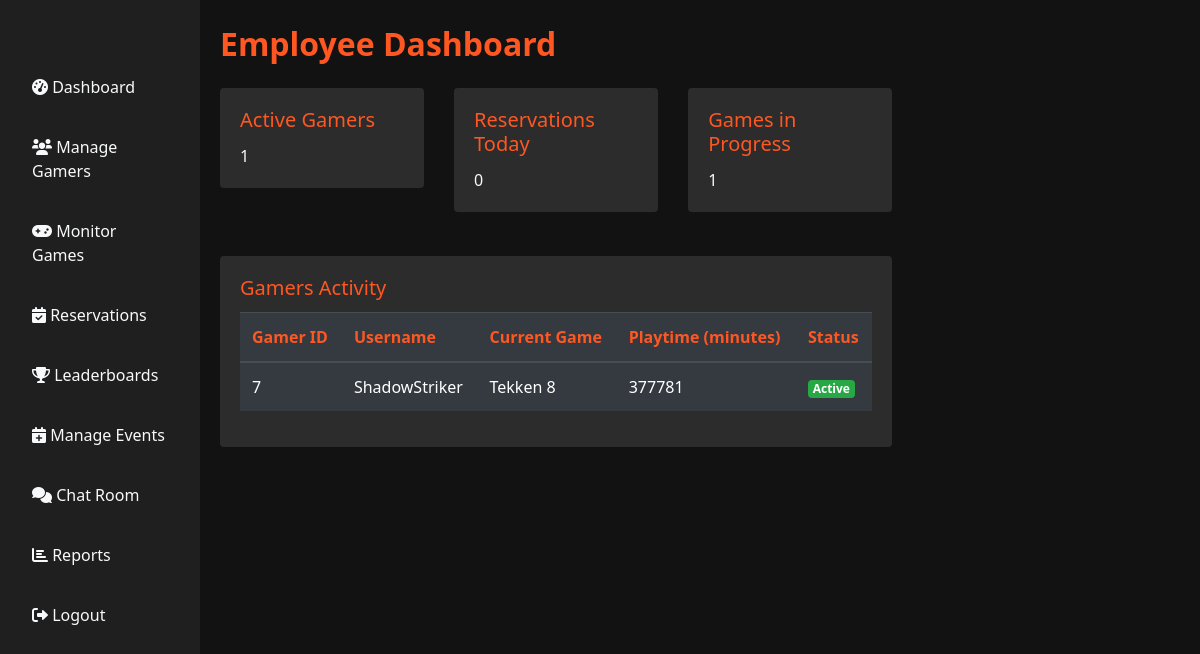
/employeedashboard/, run on the app's committed database.
### gamerz/models.py (models this page shows, shortened)
class Game(models.Model):
    title = models.CharField(max_length=255)
    description = models.TextField()
    genre = models.CharField(max_length=50)
    release_date = models.DateField()
    rating = models.FloatField()
    favorite_by = models.ManyToManyField(settings.AUTH_USER_MODEL, related_name='favorite_games', blank=True)
    image = models.ImageField(upload_to='game_images/', blank=True, null=True)
    status = models.CharField(max_length=50, null=True)
    def __str__(self):
        return self.title

class OngoingGame(models.Model):
    user = models.ForeignKey(settings.AUTH_USER_MODEL, on_delete=models.CASCADE)
    station = models.ForeignKey(GamingStation, on_delete=models.CASCADE)
    game_title = models.ForeignKey(Game, on_delete=models.CASCADE, null=True)
    start_time = models.DateTimeField()
    status = models.CharField(max_length=50, choices=[('Active', 'Active'), ('Paused', 'Paused'), ('Completed', 'Completed')])

### users/models.py (models this page shows)
class User(AbstractUser):
    ROLE_CHOICE = (
        ('GAMER', 'GAMER'),
        ('EMPLOYEE', 'EMPLOYEE'),
        ('ADMIN', 'ADMIN'),
    )
    role = models.CharField(max_length=20, choices=ROLE_CHOICE, default='GAMER')

### users/views.py (the view)
# urls.py: path('employeedashboard/', views.employee_dashboard_view, name='employee'),
def employee_dashboard_view(request):
    today = timezone.now().date()
    active_gamers_count = OngoingGame.objects.filter(status='Active').count()
    reservations_today_count = Reservation.objects.filter(start_time__date=today).count()
    games_in_progress_count = OngoingGame.objects.filter(status__in=['Active', 'Paused']).count()
    gamers_activity = []
    now = timezone.now()
    ongoing_games = OngoingGame.objects.select_related('user', 'station').all()
    for game in ongoing_games:
        playtime_minutes = int((now - game.start_time).total_seconds() / 60)
        gamers_activity.append({
            'gamer_id': game.user.id,
            'username': game.user.username,
            'game_title': game.game_title,
            'playtime': playtime_minutes,
            'status': game.status,
        })
    context = {
        'active_gamers_count': active_gamers_count,
        'reservations_today_count': reservations_today_count,
        'games_in_progress_count': games_in_progress_count,
        'gamers_activity': gamers_activity,
    }
    return render(request, 'users/employee.html', context)

### templates/users/employee.html (shortened to what this page needs)
<!DOCTYPE html>
<html lang="en">
<head>
    <link rel="stylesheet" href="https://stackpath.bootstrapcdn.com/bootstrap/4.5.2/css/bootstrap.min.css">
    <link rel="stylesheet" href="https://cdnjs.cloudflare.com/ajax/libs/font-awesome/6.0.0-beta3/css/all.min.css">
</head>
<body>
    <div class="d-flex">
        <div class="sidebar d-flex flex-column p-3">
            <ul class="nav flex-column">
                <li class="nav-item">
                    <a class="nav-link" href="{% url 'employee' %}"><i class="fas fa-tachometer-alt"></i> Dashboard</a>
                </li>
                <li class="nav-item">
                    <a class="nav-link" href="{% url 'manage_gamers' %}"><i class="fas fa-users"></i> Manage Gamers</a>
                </li>
                <li class="nav-item">
                    <a class="nav-link" href="{% url 'monitorgames' %}"><i class="fas fa-gamepad"></i> Monitor Games</a>
                </li>
                <li class="nav-item">
                    <a class="nav-link" href="{% url 'employeereservation' %}"><i class="fas fa-calendar-check"></i> Reservations</a>
                </li>
                <li class="nav-item">
                    <a class="nav-link" href="{% url 'achievementsbygamers' %}"><i class="fas fa-trophy"></i> Leaderboards</a>
                </li>
                <li class="nav-item">
                    <a class="nav-link" href="{% url 'manageevents' %}"><i class="fas fa-calendar-plus"></i> Manage Events</a>
                </li>
                <li class="nav-item">
                    <a class="nav-link" href="{% url 'chat_room' 1 %}"><i class="fas fa-comments"></i> Chat Room</a>
                </li>
                <li class="nav-item">
                    <a class="nav-link" href="{% url 'employeereport' %}"><i class="fas fa-chart-bar"></i> Reports</a>
                </li>
                <li class="nav-item">
                    <a class="nav-link" href="{% url 'logout' %}"><i class="fas fa-sign-out-alt"></i> Logout</a>
                </li>
            </ul>
        </div>
        <div class="content">
            <div class="dashboard-header">
                Employee Dashboard
            </div>
            <div class="row">
                <div class="col-lg-4 col-md-6 mb-4">
                    <div class="card">
                        <div class="card-body">
                            <h5 class="card-title">Active Gamers</h5>
                            <p class="card-text">{{ active_gamers_count }}</p>
                        </div>
                    </div>
                </div>
                <div class="col-lg-4 col-md-6 mb-4">
                    <div class="card">
                        <div class="card-body">
                            <h5 class="card-title">Reservations Today</h5>
                            <p class="card-text">{{ reservations_today_count }}</p>
                        </div>
                    </div>
                </div>
                <div class="col-lg-4 col-md-6 mb-4">
                    <div class="card">
                        <div class="card-body">
                            <h5 class="card-title">Games in Progress</h5>
                            <p class="card-text">{{ games_in_progress_count }}</p>
                        </div>
                    </div>
                </div>
            </div>
            <div class="card">
                <div class="card-body">
                    <h5 class="card-title">Gamers Activity</h5>
                    <table class="table table-dark table-hover">
                        <thead>
                            <tr>
                                <th>Gamer ID</th>
                                <th>Username</th>
                                <th>Current Game</th>
                                <th>Playtime (minutes)</th>
                                <th>Status</th>
                            </tr>
                        </thead>
                        <tbody>
                            {% for game in gamers_activity %}
                                <tr>
                                    <td>{{ game.gamer_id }}</td>
                                    <td>{{ game.username }}</td>
                                    <td>{{ game.game_title }}</td>
                                    <td>{{ game.playtime }}</td>
                                    <td><span class="badge {% if game.status == 'Active' %}badge-success{% elif game.status == 'Paused' %}badge-warning{% else %}badge-secondary{% endif %}">{{ game.status }}</span></td>
                                </tr>
                            {% endfor %}
                        </tbody>
                    </table>
                </div>
            </div>
        </div>
    </div>
</body>
</html>

### templates/users/employee.html (style rules this page uses)
body { font-family: 'Segoe UI', Tahoma, Geneva, Verdana, sans-serif; background-color: #121212; color: #f8f9fa; margin: 0; }
.sidebar { background-color: #1f1f1f; height: 100vh; padding-top: 20px; position: fixed; top: 0; left: 0; width: 250px; transition: all 0.3s; }
.sidebar .nav-link { color: #f8f9fa; margin: 10px 0; }
.content { margin-left: 250px; padding: 20px; transition: margin-left 0.3s; }
.dashboard-header { font-size: 2rem; font-weight: bold; color: #ff5722; margin-bottom: 20px; }
.card { background-color: #2c2c2c; border: none; margin-bottom: 20px; }
.card-title { color: #ff5722; }
.card-body { color: #f8f9fa; }
.table thead th { color: #ff5722; }
@media (max-width: 1200px) { .sidebar { width: 200px; } }
@media (max-width: 1200px) { .content { margin-left: 200px; } }

### data on the page
Game: gamer_id "7", username "ShadowStriker", game_title "Tekken 8", playtime "377781", status "Active"

### other printed values
{{ active_gamers_count }} "1"
{{ reservations_today_count }} "0"
{{ games_in_progress_count }} "1"
